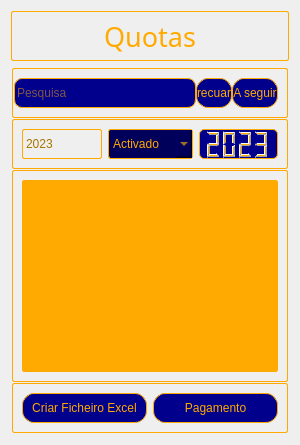
               <widget class="QWidget" name="pag_cotas">
                <property name="styleSheet">
                 <string notr="true">QPushButton{
color: rgb(167, 117, 0);
border: 1px solid rgb(167, 117, 0);
border-radius: 12px;
background-color: rgb(0, 0, 141)
}
QPushButton:hover{
background-color: rgb(0, 0, 255)
}
QPushButton:pressed{
color: rgb(167, 117, 0);
border: 2px solid rgb(167, 117, 0);
border-radius: 12px;
background-color: rgb(0, 0, 141)
}
QLineEdit{
color: rgb(167, 117, 0);
border: 1px solid rgb(167, 117, 0);
border-radius: 12px;
background-color: rgb(0, 0, 141)
}
QDateEdit{
color: rgb(167, 117, 0);
border: 1px solid rgb(167, 117, 0);
border-radius: 12px;
background-color: rgb(0, 0, 141)
}QLabel{
color: rgb(167, 117, 0);
}QLCDNUmber{
color: rgb(167, 117, 0);
border: 1px solid rgb(167, 117, 0);
border-radius: 12px;
background-color: rgb(0, 0, 141)
}QFrame{
border: 1px solid rgb(255, 170, 0);
border-radius: 2px;

}
</string>
                </property>
                <layout class="QVBoxLayout" name="verticalLayout_10">
                 <item>
                  <widget class="QFrame" name="frame_13">
                   <property name="minimumSize">
                    <size>
                     <width>0</width>
                     <height>50</height>
                    </size>
                   </property>
                   <property name="maximumSize">
                    <size>
                     <width>16777215</width>
                     <height>50</height>
                    </size>
                   </property>
                   <property name="styleSheet">
                    <string notr="true">color: rgb(167, 117, 0);</string>
                   </property>
                   <property name="frameShape">
                    <enum>QFrame::StyledPanel</enum>
                   </property>
                   <property name="frameShadow">
                    <enum>QFrame::Raised</enum>
                   </property>
                   <layout class="QHBoxLayout" name="horizontalLayout_7">
                    <property name="spacing">
                     <number>1</number>
                    </property>
                    <property name="leftMargin">
                     <number>1</number>
                    </property>
                    <property name="topMargin">
                     <number>1</number>
                    </property>
                    <property name="rightMargin">
                     <number>1</number>
                    </property>
                    <property name="bottomMargin">
                     <number>1</number>
                    </property>
                    <item>
                     <widget class="QLabel" name="label_4">
                      <property name="font">
                       <font>
                        <family>Impact</family>
                        <pointsize>20</pointsize>
                       </font>
                      </property>
                      <property name="styleSheet">
                       <string notr="true">border: none;
color: rgb(255, 170, 0);</string>
                      </property>
                      <property name="text">
                       <string>Quotas</string>
                      </property>
                      <property name="alignment">
                       <set>Qt::AlignCenter</set>
                      </property>
                     </widget>
                    </item>
                   </layout>
                  </widget>
                 </item>
                 <item>
                  <widget class="QFrame" name="frame_12">
                   <property name="styleSheet">
                    <string notr="true">QFrame#frame_12{
border: none
}
QPushButton{
color: rgb(255, 170, 0);
border: 1px solid rgb(255, 170, 0);
border-radius: 12px;
background-color: rgb(0, 0, 141)
}
QPushButton:hover{
background-color: rgb(0, 0, 255)
}
QPushButton:pressed{
color: rgb(167, 117, 0);
border: 2px solid rgb(167, 117, 0);
border-radius: 12px;
background-color: rgb(0, 0, 141)
}QLineEdit{
color: rgb(255, 170, 0);
border: 1px solid rgb(255, 170, 0);
border-radius: 8px;
background-color: rgb(0, 0, 141)
}</string>
                   </property>
                   <property name="frameShape">
                    <enum>QFrame::StyledPanel</enum>
                   </property>
                   <property name="frameShadow">
                    <enum>QFrame::Raised</enum>
                   </property>
                   <layout class="QVBoxLayout" name="verticalLayout_14">
                    <property name="spacing">
                     <number>1</number>
                    </property>
                    <property name="leftMargin">
                     <number>1</number>
                    </property>
                    <property name="topMargin">
                     <number>1</number>
                    </property>
                    <property name="rightMargin">
                     <number>1</number>
                    </property>
                    <property name="bottomMargin">
                     <number>1</number>
                    </property>
                    <item>
                     <widget class="QFrame" name="frame_27">
                      <property name="styleSheet">
                       <string notr="true"/>
                      </property>
                      <property name="frameShape">
                       <enum>QFrame::StyledPanel</enum>
                      </property>
                      <property name="frameShadow">
                       <enum>QFrame::Raised</enum>
                      </property>
                      <layout class="QHBoxLayout" name="horizontalLayout_28">
                       <property name="spacing">
                        <number>0</number>
                       </property>
                       <property name="leftMargin">
                        <number>1</number>
                       </property>
                       <property name="topMargin">
                        <number>9</number>
                       </property>
                       <item>
                        <widget class="QLineEdit" name="LinEd_pesquisa">
                         <property name="minimumSize">
                          <size>
                           <width>0</width>
                           <height>30</height>
                          </size>
                         </property>
                         <property name="maximumSize">
                          <size>
                           <width>200</width>
                           <height>16777215</height>
                          </size>
                         </property>
                         <property name="styleSheet">
                          <string notr="true">color: rgb(255, 170, 0);</string>
                         </property>
                         <property name="placeholderText">
                          <string>Pesquisa</string>
                         </property>
                        </widget>
                       </item>
                       <item>
                        <widget class="QPushButton" name="bt_recuar">
                         <property name="minimumSize">
                          <size>
                           <width>0</width>
                           <height>30</height>
                          </size>
                         </property>
                         <property name="maximumSize">
                          <size>
                           <width>100</width>
                           <height>16777215</height>
                          </size>
                         </property>
                         <property name="text">
                          <string>recuar</string>
                         </property>
                        </widget>
                       </item>
                       <item>
                        <widget class="QPushButton" name="bt_avancar">
                         <property name="minimumSize">
                          <size>
                           <width>0</width>
                           <height>30</height>
                          </size>
                         </property>
                         <property name="maximumSize">
                          <size>
                           <width>100</width>
                           <height>16777215</height>
                          </size>
                         </property>
                         <property name="text">
                          <string>A seguir</string>
                         </property>
                        </widget>
                       </item>
                      </layout>
                     </widget>
                    </item>
                    <item>
                     <widget class="QFrame" name="frame_30">
                      <property name="frameShape">
                       <enum>QFrame::StyledPanel</enum>
                      </property>
                      <property name="frameShadow">
                       <enum>QFrame::Raised</enum>
                      </property>
                      <layout class="QHBoxLayout" name="horizontalLayout_31">
                       <item>
                        <widget class="QLabel" name="LabelAno">
                         <property name="text">
                          <string>2023</string>
                         </property>
                        </widget>
                       </item>
                       <item>
                        <widget class="QComboBox" name="ComBox_membrosActivadoCota">
                         <property name="minimumSize">
                          <size>
                           <width>0</width>
                           <height>30</height>
                          </size>
                         </property>
                         <property name="maximumSize">
                          <size>
                           <width>100</width>
                           <height>16777215</height>
                          </size>
                         </property>
                         <property name="styleSheet">
                          <string notr="true">background-color: rgb(0, 0, 90);
color: rgb(255, 170, 0);
border: 1px solid rgb(255, 170, 0);
border-radius: 3px</string>
                         </property>
                         <item>
                          <property name="text">
                           <string>Activado</string>
                          </property>
                         </item>
                         <item>
                          <property name="text">
                           <string>Reciclagem</string>
                          </property>
                         </item>
                         <item>
                          <property name="text">
                           <string>Tudo</string>
                          </property>
                         </item>
                        </widget>
                       </item>
                       <item>
                        <widget class="QLCDNumber" name="LcdData">
                         <property name="minimumSize">
                          <size>
                           <width>0</width>
                           <height>30</height>
                          </size>
                         </property>
                         <property name="maximumSize">
                          <size>
                           <width>100</width>
                           <height>16777215</height>
                          </size>
                         </property>
                         <property name="styleSheet">
                          <string notr="true">border: 1px solid rgb(255, 170, 0);
background-color: rgb(0, 0, 141);
border-radius: 5px;
color: rgb(255, 170, 0);</string>
                         </property>
                         <property name="frameShadow">
                          <enum>QFrame::Sunken</enum>
                         </property>
                         <property name="lineWidth">
                          <number>2</number>
                         </property>
                         <property name="smallDecimalPoint">
                          <bool>true</bool>
                         </property>
                         <property name="digitCount">
                          <number>4</number>
                         </property>
                         <property name="mode">
                          <enum>QLCDNumber::Dec</enum>
                         </property>
                         <property name="intValue" stdset="0">
                          <number>2023</number>
                         </property>
                        </widget>
                       </item>
                      </layout>
                     </widget>
                    </item>
                    <item>
                     <widget class="QFrame" name="frame_23">
                      <property name="frameShape">
                       <enum>QFrame::StyledPanel</enum>
                      </property>
                      <property name="frameShadow">
                       <enum>QFrame::Raised</enum>
                      </property>
                      <layout class="QVBoxLayout" name="verticalLayout_15">
                       <item>
                        <widget class="QTableWidget" name="table_cotas">
                         <property name="palette">
                          <palette>
                           <active>
                            <colorrole role="WindowText">
                             <brush brushstyle="SolidPattern">
                              <color alpha="255">
                               <red>0</red>
                               <green>0</green>
                               <blue>34</blue>
                              </color>
                             </brush>
                            </colorrole>
                            <colorrole role="Button">
                             <brush brushstyle="SolidPattern">
                              <color alpha="255">
                               <red>255</red>
                               <green>170</green>
                               <blue>0</blue>
                              </color>
                             </brush>
                            </colorrole>
                            <colorrole role="Text">
                             <brush brushstyle="SolidPattern">
                              <color alpha="255">
                               <red>0</red>
                               <green>0</green>
                               <blue>34</blue>
                              </color>
                             </brush>
                            </colorrole>
                            <colorrole role="ButtonText">
                             <brush brushstyle="SolidPattern">
                              <color alpha="255">
                               <red>0</red>
                               <green>0</green>
                               <blue>34</blue>
                              </color>
                             </brush>
                            </colorrole>
                            <colorrole role="Base">
                             <brush brushstyle="SolidPattern">
                              <color alpha="255">
                               <red>255</red>
                               <green>170</green>
                               <blue>0</blue>
                              </color>
                             </brush>
                            </colorrole>
                            <colorrole role="Window">
                             <brush brushstyle="SolidPattern">
                              <color alpha="255">
                               <red>255</red>
                               <green>170</green>
                               <blue>0</blue>
                              </color>
                             </brush>
                            </colorrole>
                            <colorrole role="Highlight">
                             <brush brushstyle="SolidPattern">
                              <color alpha="255">
                               <red>0</red>
                               <green>0</green>
                               <blue>90</blue>
                              </color>
                             </brush>
                            </colorrole>
                            <colorrole role="HighlightedText">
                             <brush brushstyle="SolidPattern">
                              <color alpha="255">
                               <red>255</red>
                               <green>170</green>
                               <blue>0</blue>
                              </color>
                             </brush>
                            </colorrole>
                           </active>
                           <inactive>
                            <colorrole role="WindowText">
                             <brush brushstyle="SolidPattern">
                              <color alpha="255">
                               <red>0</red>
                               <green>0</green>
                               <blue>34</blue>
                              </color>
                             </brush>
                            </colorrole>
                            <colorrole role="Button">
                             <brush brushstyle="SolidPattern">
                              <color alpha="255">
                               <red>255</red>
                               <green>170</green>
                               <blue>0</blue>
                              </color>
                             </brush>
                            </colorrole>
                            <colorrole role="Text">
                             <brush brushstyle="SolidPattern">
                              <color alpha="255">
                               <red>0</red>
                               <green>0</green>
                               <blue>34</blue>
                              </color>
                             </brush>
                            </colorrole>
                            <colorrole role="ButtonText">
                             <brush brushstyle="SolidPattern">
                              <color alpha="255">
                               <red>0</red>
                               <green>0</green>
                               <blue>34</blue>
                              </color>
                             </brush>
                            </colorrole>
                            <colorrole role="Base">
                             <brush brushstyle="SolidPattern">
                              <color alpha="255">
                               <red>255</red>
                               <green>170</green>
                               <blue>0</blue>
                              </color>
                             </brush>
                            </colorrole>
                            <colorrole role="Window">
                             <brush brushstyle="SolidPattern">
                              <color alpha="255">
                               <red>255</red>
                               <green>170</green>
                               <blue>0</blue>
                              </color>
                             </brush>
                            </colorrole>
                            <colorrole role="Highlight">
                             <brush brushstyle="SolidPattern">
                              <color alpha="255">
                               <red>0</red>
                               <green>0</green>
                               <blue>90</blue>
                              </color>
                             </brush>
                            </colorrole>
                            <colorrole role="HighlightedText">
                             <brush brushstyle="SolidPattern">
                              <color alpha="255">
                               <red>255</red>
                               <green>170</green>
                               <blue>0</blue>
                              </color>
                             </brush>
                            </colorrole>
                           </inactive>
                           <disabled>
                            <colorrole role="WindowText">
                             <brush brushstyle="SolidPattern">
                              <color alpha="255">
                               <red>0</red>
                               <green>0</green>
                               <blue>34</blue>
                              </color>
                             </brush>
                            </colorrole>
                            <colorrole role="Button">
                             <brush brushstyle="SolidPattern">
                              <color alpha="255">
                               <red>255</red>
                               <green>170</green>
                               <blue>0</blue>
                              </color>
                             </brush>
                            </colorrole>
                            <colorrole role="Text">
                             <brush brushstyle="SolidPattern">
                              <color alpha="255">
                               <red>0</red>
                               <green>0</green>
                               <blue>34</blue>
                              </color>
                             </brush>
                            </colorrole>
                            <colorrole role="ButtonText">
                             <brush brushstyle="SolidPattern">
                              <color alpha="255">
                               <red>0</red>
                               <green>0</green>
                               <blue>34</blue>
                              </color>
                             </brush>
                            </colorrole>
                            <colorrole role="Base">
                             <brush brushstyle="SolidPattern">
                              <color alpha="255">
                               <red>255</red>
                               <green>170</green>
                               <blue>0</blue>
                              </color>
                             </brush>
                            </colorrole>
                            <colorrole role="Window">
                             <brush brushstyle="SolidPattern">
                              <color alpha="255">
                               <red>255</red>
                               <green>170</green>
                               <blue>0</blue>
                              </color>
                             </brush>
                            </colorrole>
                            <colorrole role="Highlight">
                             <brush brushstyle="SolidPattern">
                              <color alpha="255">
                               <red>0</red>
                               <green>120</green>
                               <blue>215</blue>
                              </color>
                             </brush>
                            </colorrole>
                            <colorrole role="HighlightedText">
                             <brush brushstyle="SolidPattern">
                              <color alpha="255">
                               <red>255</red>
                               <green>170</green>
                               <blue>0</blue>
                              </color>
                             </brush>
                            </colorrole>
                           </disabled>
                          </palette>
                         </property>
                         <property name="styleSheet">
                          <string notr="true">color: rgb(0, 0, 34);
background-color: rgb(255, 170, 0);</string>
                         </property>
                         <property name="alternatingRowColors">
                          <bool>true</bool>
                         </property>
                         <property name="selectionMode">
                          <enum>QAbstractItemView::SingleSelection</enum>
                         </property>
                         <property name="selectionBehavior">
                          <enum>QAbstractItemView::SelectRows</enum>
                         </property>
                        </widget>
                       </item>
                      </layout>
                     </widget>
                    </item>
                    <item>
                     <widget class="QFrame" name="frame_24">
                      <property name="styleSheet">
                       <string notr="true">QPushButton{
color: rgb(255, 170, 0);
border: 1px solid rgb(255, 170, 0);
border-radius: 12px;
background-color: rgb(0, 0, 141)
}
QPushButton:hover{
background-color: rgb(0, 0, 255)
}
QPushButton:pressed{
color: rgb(167, 117, 0);
border: 2px solid rgb(167, 117, 0);
border-radius: 12px;
background-color: rgb(0, 0, 141)
}
</string>
                      </property>
                      <property name="frameShape">
                       <enum>QFrame::StyledPanel</enum>
                      </property>
                      <property name="frameShadow">
                       <enum>QFrame::Raised</enum>
                      </property>
                      <layout class="QHBoxLayout" name="horizontalLayout_27">
                       <item>
                        <widget class="QPushButton" name="Bt_criarFicheiroExcelCota">
                         <property name="minimumSize">
                          <size>
                           <width>0</width>
                           <height>30</height>
                          </size>
                         </property>
                         <property name="maximumSize">
                          <size>
                           <width>200</width>
                           <height>16777215</height>
                          </size>
                         </property>
                         <property name="text">
                          <string>Criar Ficheiro Excel</string>
                         </property>
                        </widget>
                       </item>
                       <item>
                        <widget class="QPushButton" name="bt_novoPagamento">
                         <property name="minimumSize">
                          <size>
                           <width>0</width>
                           <height>30</height>
                          </size>
                         </property>
                         <property name="maximumSize">
                          <size>
                           <width>200</width>
                           <height>16777215</height>
                          </size>
                         </property>
                         <property name="text">
                          <string>Pagamento</string>
                         </property>
                        </widget>
                       </item>
                      </layout>
                     </widget>
                    </item>
                   </layout>
                  </widget>
                 </item>
                </layout>
                <zorder>frame_12</zorder>
                <zorder>frame_13</zorder>
               </widget>
